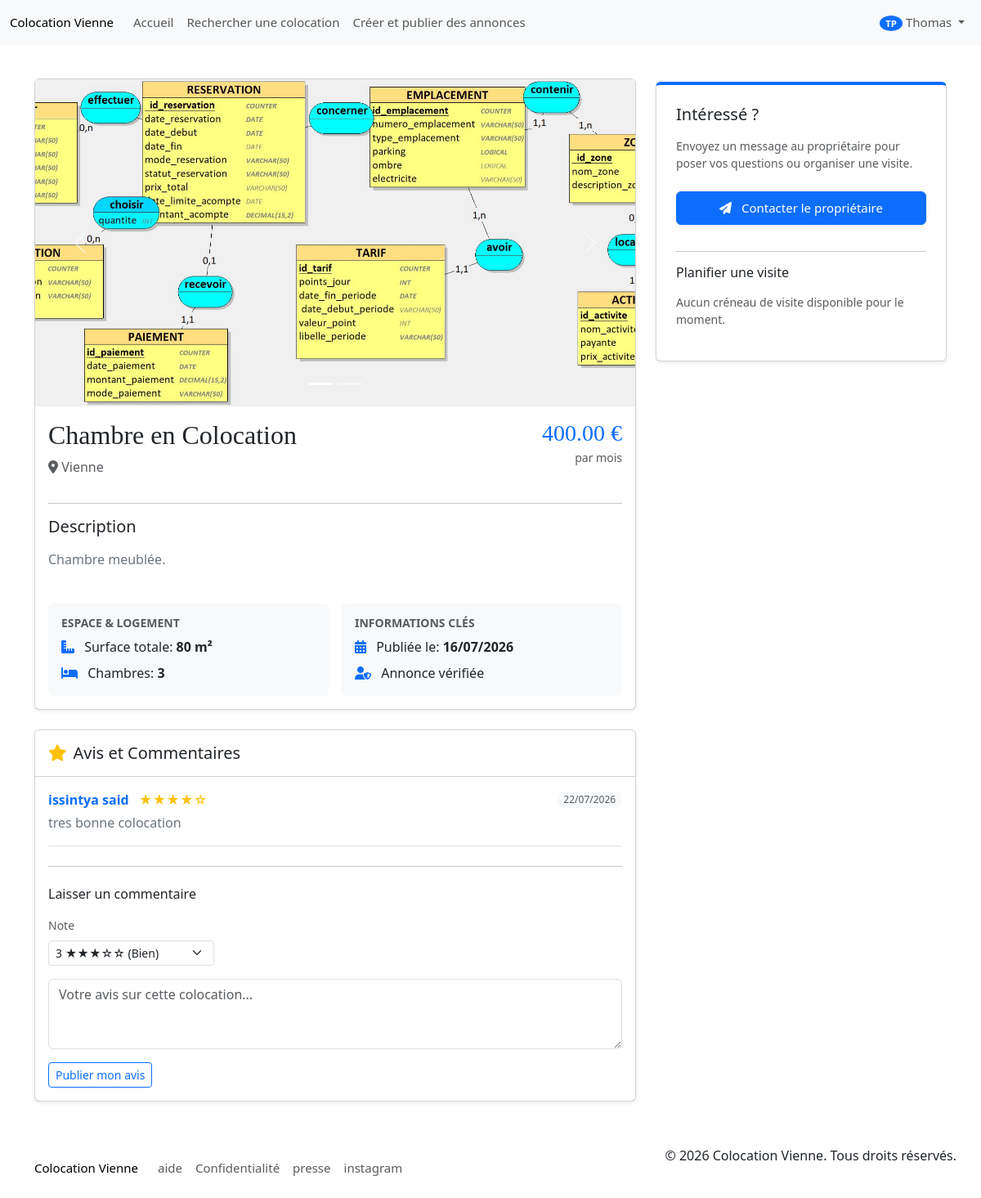
Screenshot of /annonce/show?id=12 (signed in) with the database file from the repository.
### tables this page shows
CREATE TABLE `utilisateur` (
  `id_utilisateur` int(11) NOT NULL,
  `nom` varchar(40) NOT NULL,
  `email` varchar(100) NOT NULL,
  `mot_de_passe` varchar(100) NOT NULL,
  `situation_professionnel` varchar(40) NOT NULL,
  `garant` tinyint(1) NOT NULL,
  `retraite` decimal(10,2) NOT NULL,
  `caisse_allocation_familial` decimal(10,2) NOT NULL,
  `date_naissance` date NOT NULL,
  `photo_profil` varchar(250) NOT NULL,
  `salaire_mensuel_net` decimal(10,2) NOT NULL,
  `prenom` varchar(40) NOT NULL,
  `revenu_fiscal` varchar(50) NOT NULL,
  `id_role` int(11) NOT NULL,
  `type_compte` enum('colocataire','propriétaire') DEFAULT 'colocataire',
  `last_activity` datetime DEFAULT NULL
);

CREATE TABLE `photo` (
  `id_photo` int(11) NOT NULL,
  `url` varchar(250) NOT NULL
);

CREATE TABLE `annonce_utilisateur` (
  `id_utilisateur` int(11) NOT NULL,
  `id_annonce` int(11) NOT NULL
);

CREATE TABLE `annonce` (
  `id_annonce` int(11) NOT NULL,
  `titre` varchar(50) NOT NULL,
  `adresse_1` varchar(255) NOT NULL,
  `adresse_2` varchar(255) DEFAULT NULL,
  `adresse_3` varchar(255) DEFAULT NULL,
  `adresse_4` varchar(255) DEFAULT NULL,
  `ville` varchar(50) NOT NULL,
  `code_postal` int(11) NOT NULL,
  `loyer_location_chez_habitant` decimal(10,2) NOT NULL,
  `description` text NOT NULL,
  `surface_logement` decimal(10,2) NOT NULL,
  `surface_chambres` decimal(10,2) NOT NULL,
  `nombre_chambre` int(11) NOT NULL,
  `date_expiration` date DEFAULT NULL,
  `date_publication` date NOT NULL,
  `date_modification` date NOT NULL,
  `carte_coordonnee_GPS` varchar(40) DEFAULT NULL,
  `date_cloture` date DEFAULT NULL,
  `loyer_colocation` decimal(10,2) NOT NULL
);

CREATE TABLE `annonce_avis` (
  `id_avis` int(11) NOT NULL,
  `note` decimal(5,2) DEFAULT NULL,
  `date_` date NOT NULL,
  `commentaire` text NOT NULL,
  `id_annonce` int(11) DEFAULT NULL,
  `id_utilisateur` int(11) NOT NULL,
  `id_utilisateur_1` int(11) NOT NULL
);

### app/Views/annonce/show.php (the view, shortened to what the rows shown need)
<?php
include __DIR__ . "/../partials/header.php";
?>
<div class="container mt-5 pt-5">
    <div class="row">
        <div class="col-md-8">
            <div class="card mb-4 shadow-sm">
                <?php if (count($photos) > 1): ?>
                    <div id="annonceCarousel" class="carousel slide" data-bs-ride="carousel">
                        <div class="carousel-indicators">
                            <?php foreach ($photos as $index => $p): ?>
                                <button type="button" data-bs-target="#annonceCarousel" data-bs-slide-to="<?php echo $index; ?>" class="<?php echo $index === 0 ? 'active' : ''; ?>" aria-current="<?php echo $index === 0 ? 'true' : 'false'; ?>" aria-label="Slide <?php echo $index + 1; ?>"></button>
                            <?php endforeach; ?>
                        </div>
                        <div class="carousel-inner">
                            <?php foreach ($photos as $index => $p): ?>
                                <?php
                                    $pUrl = $p['url'];
                                    $displayPath = (strpos($pUrl, 'http') === 0 ? $pUrl : Config::url($pUrl));
                                ?>
                                <div class="carousel-item <?php echo $index === 0 ? 'active' : ''; ?>">
                                    <img src="<?php echo $displayPath; ?>" class="d-block w-100" alt="Photo <?php echo $index + 1; ?>" style="height: 400px; object-fit: cover;" onclick="openGallery(<?php echo $index; ?>)">
                                </div>
                            <?php endforeach; ?>
                        </div>
                        <button class="carousel-control-prev" type="button" data-bs-target="#annonceCarousel" data-bs-slide="prev">
                            <span class="carousel-control-prev-icon" aria-hidden="true"></span>
                        </button>
                        <button class="carousel-control-next" type="button" data-bs-target="#annonceCarousel" data-bs-slide="next">
                            <span class="carousel-control-next-icon" aria-hidden="true"></span>
                        </button>
                    </div>
                <?php endif; ?>
                <div class="card-body">
                    <div class="d-flex justify-content-between align-items-start">
                        <div>
                            <h1 class="card-title h2"><?php echo htmlspecialchars($annonce->getTitre()); ?></h1>
                            <p class="text-muted"><i class="fas fa-map-marker-alt"></i> <?php echo htmlspecialchars($annonce->getVille()); ?></p>
                        </div>
                        <div class="text-end">
                            <h3 class="text-primary mb-0"><?php echo number_format($annonce->getLoyer(), 2); ?> €</h3>
                            <small class="text-muted">par mois</small>
                        </div>
                    </div>
                    <hr>
                    <h5 class="mb-3">Description</h5>
                    <p class="card-text text-secondary" style="line-height: 1.6;"><?php echo nl2br(htmlspecialchars($annonce->getDescription())); ?></p>
                    <div class="row mt-4 g-3">
                        <div class="col-md-6">
                            <div class="p-3 bg-light rounded">
                                <h6 class="text-uppercase small fw-bold text-muted mb-2">Espace & Logement</h6>
                                <ul class="list-unstyled mb-0">
                                    <li class="mb-2"><i class="fas fa-ruler-combined text-primary me-2"></i> Surface totale: <strong><?php echo $annonce->getSurfaceLogement(); ?> m²</strong></li>
                                    <li><i class="fas fa-bed text-primary me-2"></i> Chambres: <strong><?php echo $annonce->getNombreChambre(); ?></strong></li>
                                </ul>
                            </div>
                        </div>
                        <div class="col-md-6">
                            <div class="p-3 bg-light rounded">
                                <h6 class="text-uppercase small fw-bold text-muted mb-2">Informations clés</h6>
                                <ul class="list-unstyled mb-0">
                                    <li class="mb-2"><i class="fas fa-calendar-alt text-primary me-2"></i> Publiée le: <strong><?php echo date('d/m/Y', strtotime($annonce->getDatePublication())); ?></strong></li>
                                    <li><i class="fas fa-user-shield text-primary me-2"></i> Annonce vérifiée</li>
                                </ul>
                            </div>
                        </div>
                    </div>
                </div>
            </div>
            <div class="card mb-4 shadow-sm">
                <div class="card-header bg-white py-3">
                    <h5 class="mb-0"><i class="fas fa-star text-warning me-2"></i>Avis et Commentaires</h5>
                </div>
                <div class="card-body">
                    <?php if (empty($comments)): ?>
                        <div class="text-center py-4">
                            <i class="far fa-comment-dots fa-3x text-light mb-2"></i>
                            <p class="text-muted">Soyez le premier à donner votre avis !</p>
                        </div>
                    <?php else: ?>
                        <?php foreach ($comments as $c): ?>
                            <div class="mb-4 pb-3 border-bottom last-child-border-0">
                                <div class="d-flex justify-content-between align-items-center mb-1">
                                    <div>
                                        <span class="fw-bold text-primary"><?php echo htmlspecialchars($c->getAuthorName()); ?></span>
                                        <span class="ms-2 text-warning">
                                            <?php
                                                $stars = round($c->getNote());
                                                for($i=1; $i<=5; $i++) echo $i <= $stars ? '★' : '☆';
                                            ?>
                                        </span>
                                    </div>
                                    <span class="badge bg-light text-muted fw-normal"><?php echo date('d/m/Y', strtotime($c->getDate())); ?></span>
                                </div>
                                <p class="mb-0 text-secondary"><?php echo htmlspecialchars($c->getCommentaire()); ?></p>
                            </div>
                        <?php endforeach; ?>
                    <?php endif; ?>
                    <hr class="my-4">
                    <h6 class="mb-3">Laisser un commentaire</h6>
                    <?php if (!empty($_SESSION['isLoggedin'])): ?>
                        <form action="<?php echo Config::url('comment/add'); ?>" method="POST">
                            <div class="mb-3">
                                <label class="form-label small text-muted">Note</label>
                                <select name="note" class="form-select form-select-sm w-auto">
                                    <option value="3" selected>3 ★★★☆☆ (Bien)</option>
                                </select>
                            </div>
                            <div class="mb-3">
                                <textarea name="commentaire" class="form-control" rows="3" placeholder="Votre avis sur cette colocation..." required></textarea>
                            </div>
                            <button type="submit" class="btn btn-outline-primary btn-sm">Publier mon avis</button>
                        </form>
                    <?php else: ?>
                        <div class="alert alert-light border py-2 px-3 small">
                            <i class="fas fa-info-circle me-1"></i> <a href="<?php echo Config::url('auth/login'); ?>">Connectez-vous</a> pour laisser un commentaire.
                        </div>
                    <?php endif; ?>
                </div>
            </div>
        </div>
        <div class="col-md-4">
            <div class="card shadow-sm sticky-top" style="top: 100px; border-top: 4px solid #0d6efd;">
                <div class="card-body p-4">
                    <h5 class="card-title mb-3">Intéressé ?</h5>
                    <p class="text-muted small mb-4">Envoyez un message au propriétaire pour poser vos questions ou organiser une visite.</p>
                    <?php if (!empty($_SESSION['isLoggedin'])): ?>
                        <a href="<?php echo Config::url('pages/messages.php?annonce_id=' . $annonce->getId() . '&with_user=' . $annonce->getOwnerId()); ?>" class="btn btn-primary w-100 py-2 mb-3 shadow-sm">
                            <i class="fas fa-paper-plane me-2"></i>
                            <?php echo ($_SESSION['user_id'] == $annonce->getOwnerId()) ? "M'envoyer un message (Test)" : "Contacter le propriétaire"; ?>
                        </a>
                        <?php if ($_SESSION['user_id'] != $annonce->getOwnerId()): ?>
                            <hr id="visite">
                            <h6 class="mb-3">Planifier une visite</h6>
                            <?php if (empty($visitSlots)): ?>
                                <p class="text-muted small">Aucun créneau de visite disponible pour le moment.</p>
                            <?php endif; ?>
                        <?php endif; ?>
                    <?php endif; ?>
                </div>
            </div>
        </div>
    </div>
</div>
<?php include __DIR__ . "/../partials/footer.php"; ?>

### app/Views/partials/header.php (shortened to what the rows shown need)
<?php
global $userDAO, $messageDAO;
function getUserAvatar($user_id, $userDAO) {
    try {
        $user = $userDAO->getById($user_id);
        if ($user && !empty($user->getPhotoProfil())) {
            $server_path = $_SERVER['DOCUMENT_ROOT'] . Config::url("pages/be/" . $user->getPhotoProfil());
        }
        $initials = '';
        if ($user) {
            if (!empty($user->getPrenom()) && !empty($user->getNom())) {
                $initials = strtoupper(substr($user->getPrenom(), 0, 1) . substr($user->getNom(), 0, 1));
            } elseif (!empty($user->getPrenom())) {
                $initials = strtoupper(substr($user->getPrenom(), 0, 2));
            } else {
                $initials = 'U';
            }
        } else {
            $initials = 'U';
        }
        return [
            'src' => '',
            'initials' => $initials,
            'has_photo' => false
        ];
    } catch (Exception $e) {
        error_log("Error in getUserAvatar: " . $e->getMessage());
        return [
            'src' => '',
            'initials' => 'U',
            'has_photo' => false
        ];
    }
}
$avatarData = null;
if (!empty($_SESSION['isLoggedin']) && isset($_SESSION['user_id'])) {
    try {
        $avatarData = getUserAvatar($_SESSION['user_id'], $userDAO);
    } catch (Exception $e) {
        error_log("Avatar fetch error: " . $e->getMessage());
        $avatarData = [
            'src' => '',
            'initials' => 'U',
            'has_photo' => false
        ];
    }
}
?>
<!DOCTYPE html>
<html lang="fr">
<head>
    <link rel="stylesheet" href="https://cdnjs.cloudflare.com/ajax/libs/font-awesome/6.5.1/css/all.min.css" />
    <link rel="stylesheet" href="<?php echo Config::asset('style/style.css'); ?>">
    <link href="https://cdn.jsdelivr.net/npm/bootstrap@5.3.3/dist/css/bootstrap.min.css" rel="stylesheet">
</head>
<body>
   <nav class="navbar navbar-expand-lg fixed-top bg-body-tertiary">
     <div class="container-fluid">
      <a class="navbar-brand" href="<?php echo Config::url('home'); ?>">Colocation Vienne</a>
      <div class="collapse navbar-collapse" id="navbarNav">
        <ul class="navbar-nav me-auto">
          <li class="nav-item">
            <a class="nav-link" aria-current="page" href="<?php echo Config::url('home'); ?>">Accueil</a>
          </li>
          <li class="nav-item">
            <a class="nav-link" href="<?php echo Config::url('pages/recherche.php'); ?>">Rechercher une colocation</a>
          </li>
          <li class="nav-item">
            <a class="nav-link" href="<?php echo Config::url('create'); ?>">Créer et publier des annonces</a>
          </li>
        </ul>
        <ul class="navbar-nav">
          <?php if (empty($_SESSION['isLoggedin'])): ?>
            <li class="nav-item">
              <a class="nav-link" href="<?php echo Config::url('auth/register'); ?>">
                <i class="fas fa-user-plus"></i> Inscription
              </a>
            </li>
            <li class="nav-item">
              <a class="nav-link" href="<?php echo Config::url('auth/login'); ?>">
                <i class="fas fa-sign-in-alt"></i> Connexion
              </a>
            </li>
          <?php else: ?>
            <li class="nav-item dropdown">
              <a class="nav-link dropdown-toggle" href="#" id="profileDropdown" role="button" data-bs-toggle="dropdown" aria-expanded="false">
                <?php if ($avatarData && $avatarData['has_photo']): ?>
                  <img src="<?php echo htmlspecialchars($avatarData['src']); ?>" alt="Profile" style="width: 32px; height: 32px; border-radius: 50%;">
                <?php else: ?>
                  <span class="badge bg-primary rounded-circle"><?php echo htmlspecialchars($avatarData['initials'] ?? 'U'); ?></span>
                <?php endif; ?>
                <?php echo htmlspecialchars($_SESSION['user_prenom'] ?? 'Mon compte'); ?>
              </a>
            </li>
          <?php endif; ?>
        </ul>
      </div>
    </div>
  </nav>

### rows the page displays
utilisateur: prenom+nom "TP"
photo: url (picture)
annonce_utilisateur: id_annonce.titre "Chambre en Colocation", id_annonce.ville "Vienne", id_annonce.loyer_colocation "400.00", id_annonce.description "Chambre meublée.", id_annonce.surface_logement "80", id_annonce.nombre_chambre "3", id_annonce.date_publication "16/07/2026"
annonce_avis: AuthorName "issintya said", note 4 (drawn), date_ "22/07/2026", commentaire "tres bonne colocation"

### other values shown
$_SESSION['user_prenom'] "Thomas"
